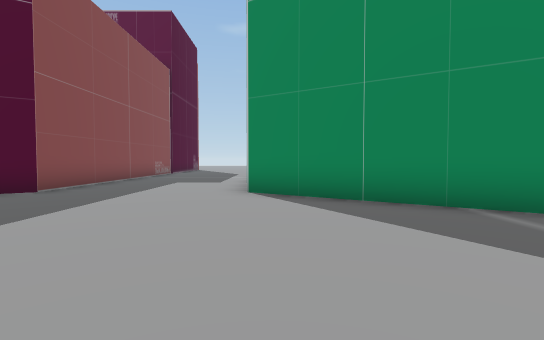
[1] (above)

21 first-person views from a walk through a Unity game level. The camera is 1.4 m above the floor, tilts 2° down and sees 85° across. The floor is counted in squares, 2 m on a side. Each view is taken from the middle of a square. On the plan, view 1 faces up. The plan holds only what a view shows up to about 10 squares ahead; the rest is blank. The place goes on beyond the plan. The player character is not drawn.

[2]
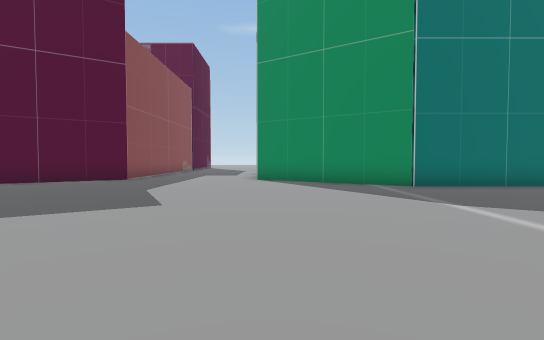

[3]
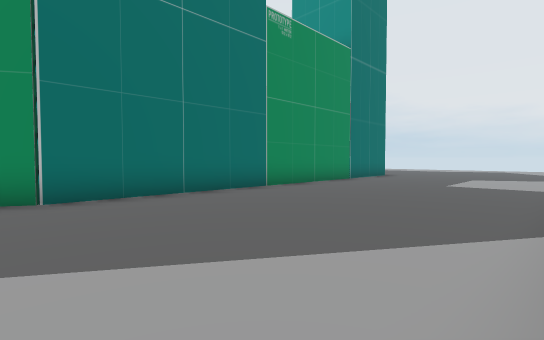

[4]
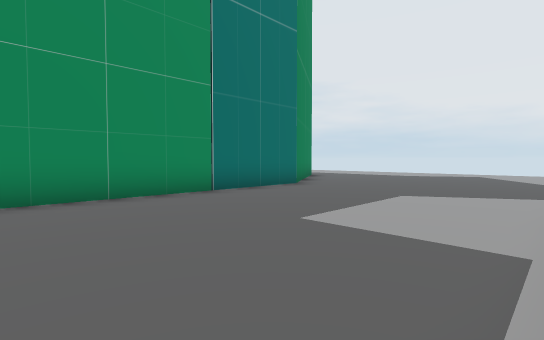

[5]
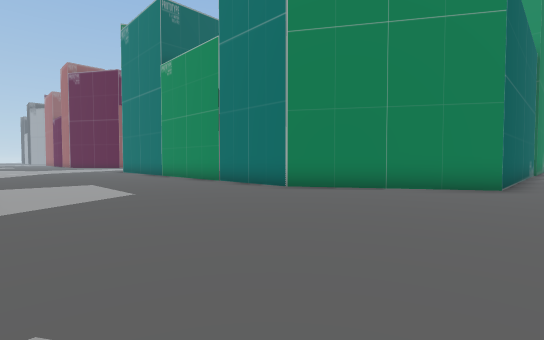

[6]
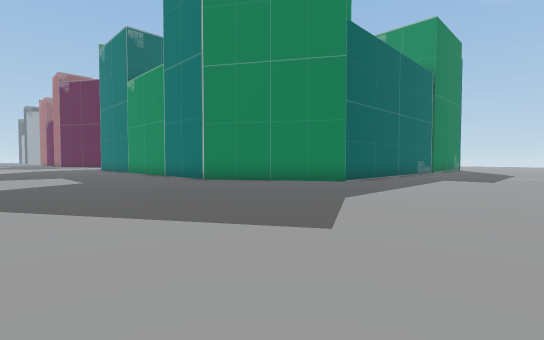

[7]
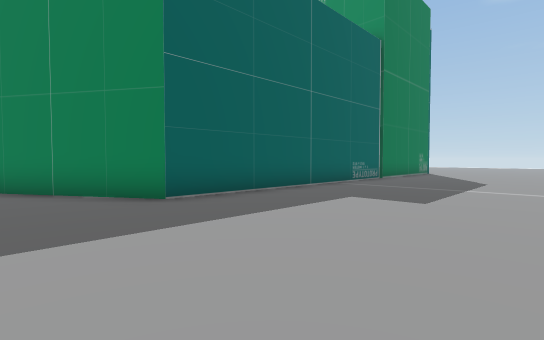

[8]
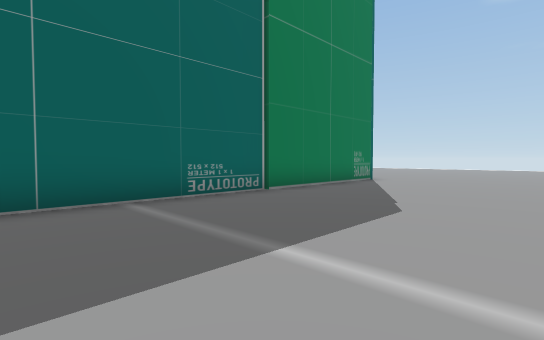

[9]
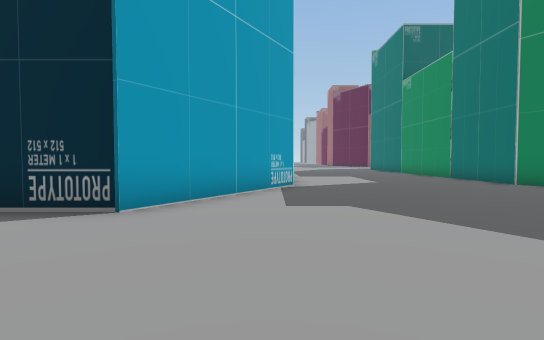

[10]
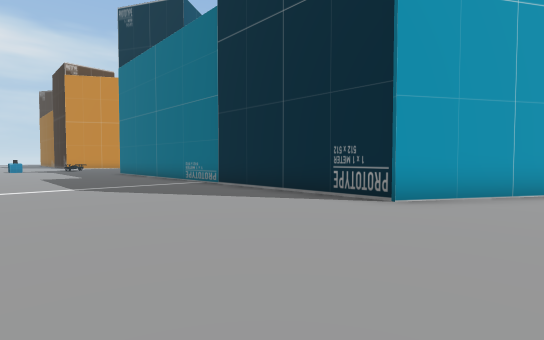

[11]
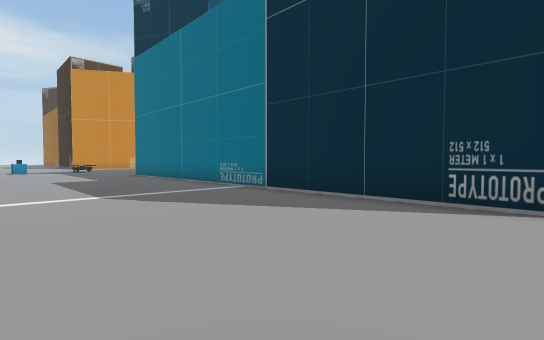

[12]
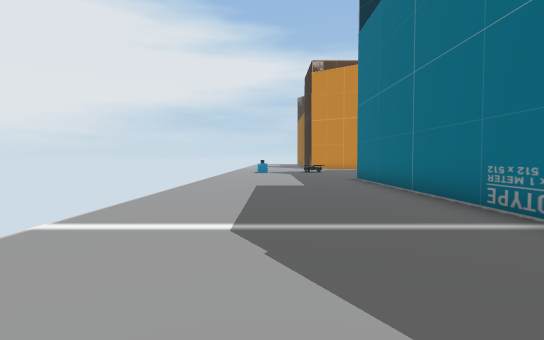

[13]
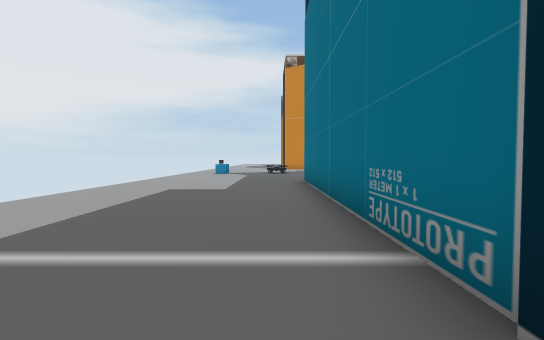

[14]
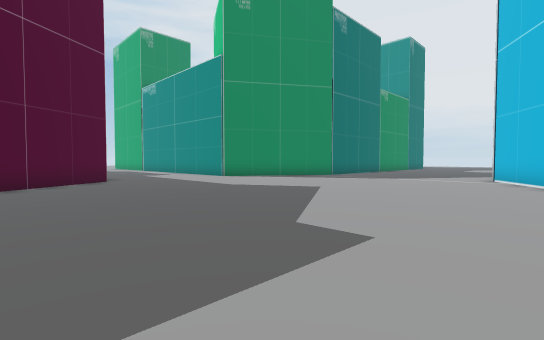

[15]
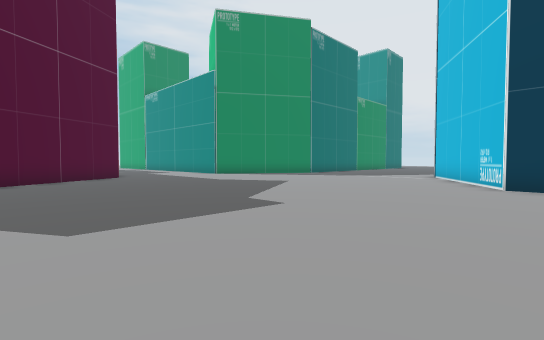

[16]
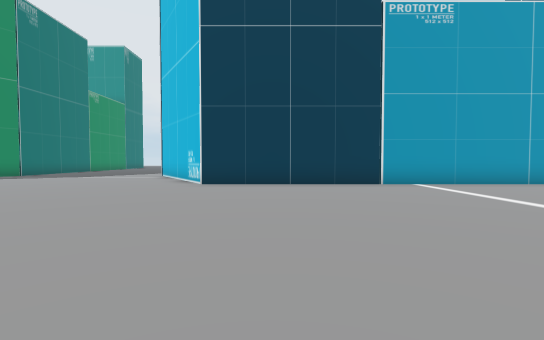

[17]
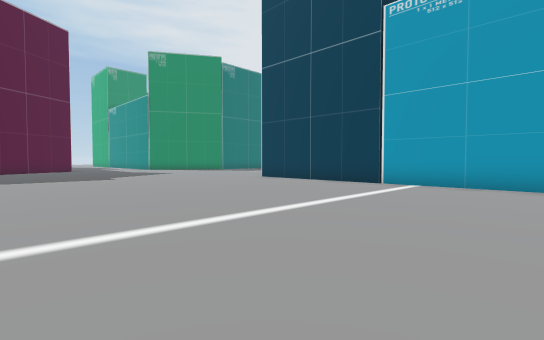

[18]
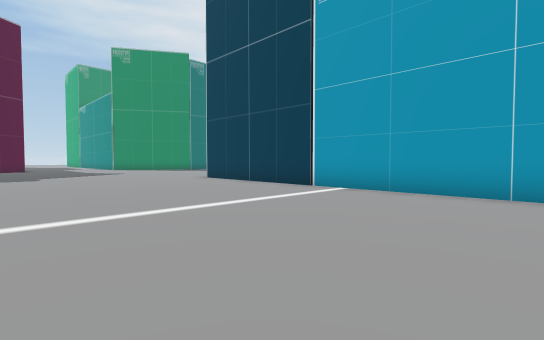

[19]
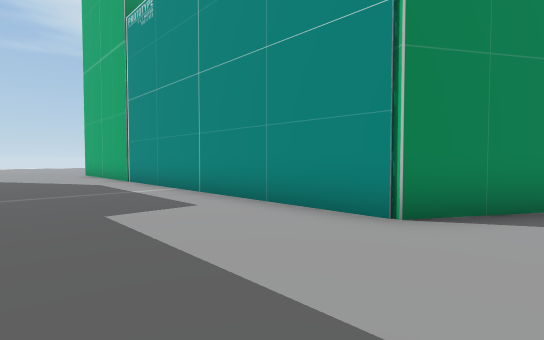

[20]
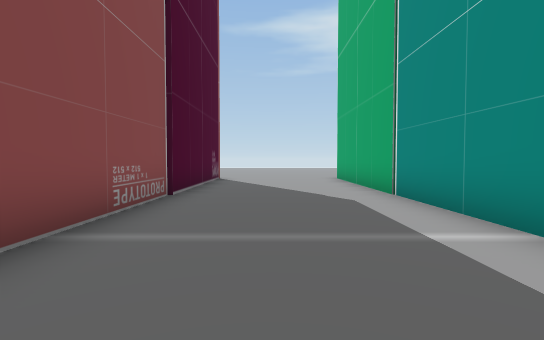

[21]
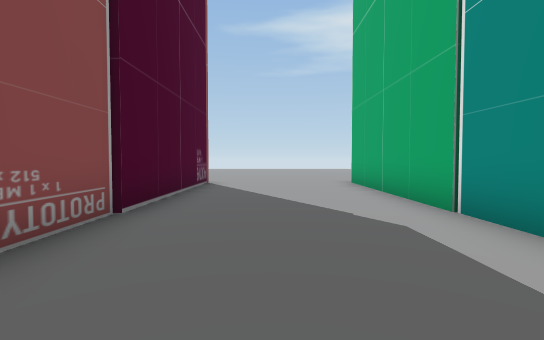

### Floor plan
Points are (right, up) in squares from view 1. A wall is a line through its corners. A room is listed if a view was taken in it or the views show most of it. See-through windows are left out.
Room 1 (views 1, 2, 3, 4, 5, 6, 7, 8, 9, 10, 11, 12, 13, 14, 15, 16, 17, 18, 19, 20, 21)
walls: (15.9, -2.4) (20, -4.9) (20, -15.5); (-0.6, -14.8) (-0.6, -5) (3.7, -2.3); (20, 18.5) (20, 6.4) (15.7, 3.7) (3.7, 3.7) (-0.6, 6.4) (-0.6, 18.5); (-5, 18.5) (-5, 6.4) (-8.6, 4.2)

Positions as (right, up) in squares from view 1, and headings:
1: (0, 0), facing up
2: (0, -4), facing up
3: (3, -2), facing up-right
4: (9, -2), facing up-right
5: (21, -2), facing up-left
6: (25, -2), facing up-left
7: (25, 4), facing up-left
8: (25, 10), facing up-left
9: (24, -3), facing left
10: (25, -3), facing down-left
11: (25, -5), facing down-left
12: (23, -8), facing down
13: (21, -9), facing down
14: (-8, -4), facing up-right
15: (-9, -6), facing up-right
16: (-9, -7), facing right
17: (-9, -14), facing up-right
18: (-7, -15), facing up-right
19: (-4, 5), facing up-right
20: (-3, 9), facing up
21: (-3, 11), facing up
